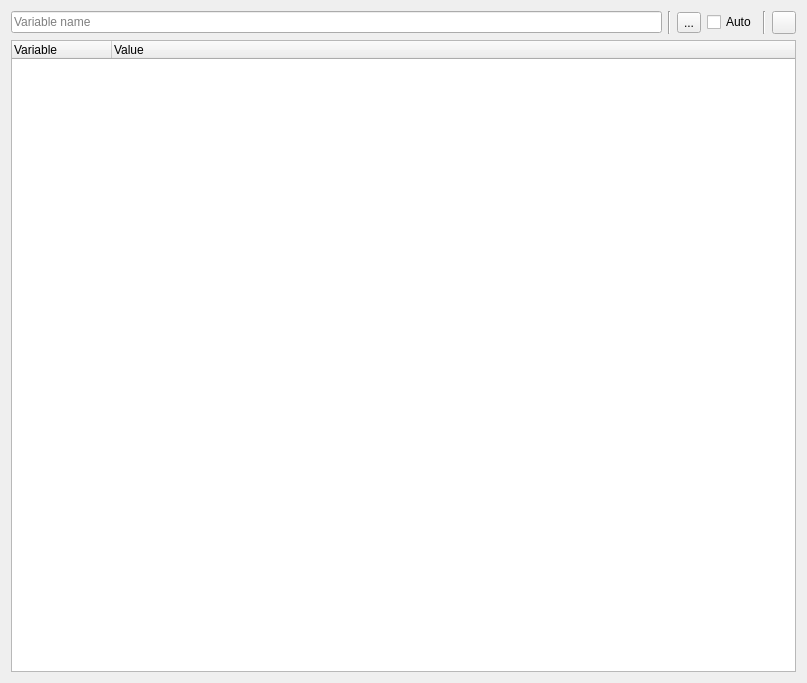
<?xml version="1.0" encoding="UTF-8"?>
<ui version="4.0">
 <class>SeerStructVisualizerWidgetForm</class>
 <widget class="QWidget" name="SeerStructVisualizerWidgetForm">
  <property name="geometry">
   <rect>
    <x>0</x>
    <y>0</y>
    <width>807</width>
    <height>683</height>
   </rect>
  </property>
  <property name="windowTitle">
   <string>Form</string>
  </property>
  <layout class="QVBoxLayout" name="verticalLayout">
   <item>
    <layout class="QHBoxLayout" name="horizontalLayout">
     <item>
      <widget class="QHistoryLineEdit" name="variableNameLineEdit">
       <property name="toolTip">
        <string>Enter a variable to visualize.</string>
       </property>
       <property name="text">
        <string/>
       </property>
       <property name="placeholderText">
        <string>Variable name</string>
       </property>
       <property name="clearButtonEnabled">
        <bool>true</bool>
       </property>
      </widget>
     </item>
     <item>
      <widget class="Line" name="line_1">
       <property name="orientation">
        <enum>Qt::Vertical</enum>
       </property>
      </widget>
     </item>
     <item>
      <widget class="QToolButton" name="refreshToolButton">
       <property name="toolTip">
        <string>Refresh the display.</string>
       </property>
       <property name="text">
        <string>...</string>
       </property>
       <property name="icon">
        <iconset resource="resource.qrc">
         <normaloff>:/seer/resources/RelaxLightIcons/view-refresh.svg</normaloff>:/seer/resources/RelaxLightIcons/view-refresh.svg</iconset>
       </property>
      </widget>
     </item>
     <item>
      <widget class="QCheckBox" name="autoRefreshCheckBox">
       <property name="toolTip">
        <string>Automatically refresh after each stopping point.</string>
       </property>
       <property name="text">
        <string>Auto</string>
       </property>
      </widget>
     </item>
     <item>
      <widget class="Line" name="line_2">
       <property name="orientation">
        <enum>Qt::Vertical</enum>
       </property>
      </widget>
     </item>
     <item>
      <widget class="QToolButton" name="helpToolButton">
       <property name="toolTip">
        <string>Help on Struct Visualizer</string>
       </property>
       <property name="text">
        <string/>
       </property>
       <property name="icon">
        <iconset resource="resource.qrc">
         <normaloff>:/seer/resources/RelaxLightIcons/help-about.svg</normaloff>:/seer/resources/RelaxLightIcons/help-about.svg</iconset>
       </property>
      </widget>
     </item>
    </layout>
   </item>
   <item>
    <widget class="QTreeWidget" name="variableTreeWidget">
     <column>
      <property name="text">
       <string>Variable</string>
      </property>
     </column>
     <column>
      <property name="text">
       <string>Value</string>
      </property>
     </column>
    </widget>
   </item>
  </layout>
 </widget>
 <customwidgets>
  <customwidget>
   <class>QHistoryLineEdit</class>
   <extends>QLineEdit</extends>
   <header location="global">QHistoryLineEdit.h</header>
  </customwidget>
 </customwidgets>
 <resources>
  <include location="resource.qrc"/>
 </resources>
 <connections/>
</ui>
